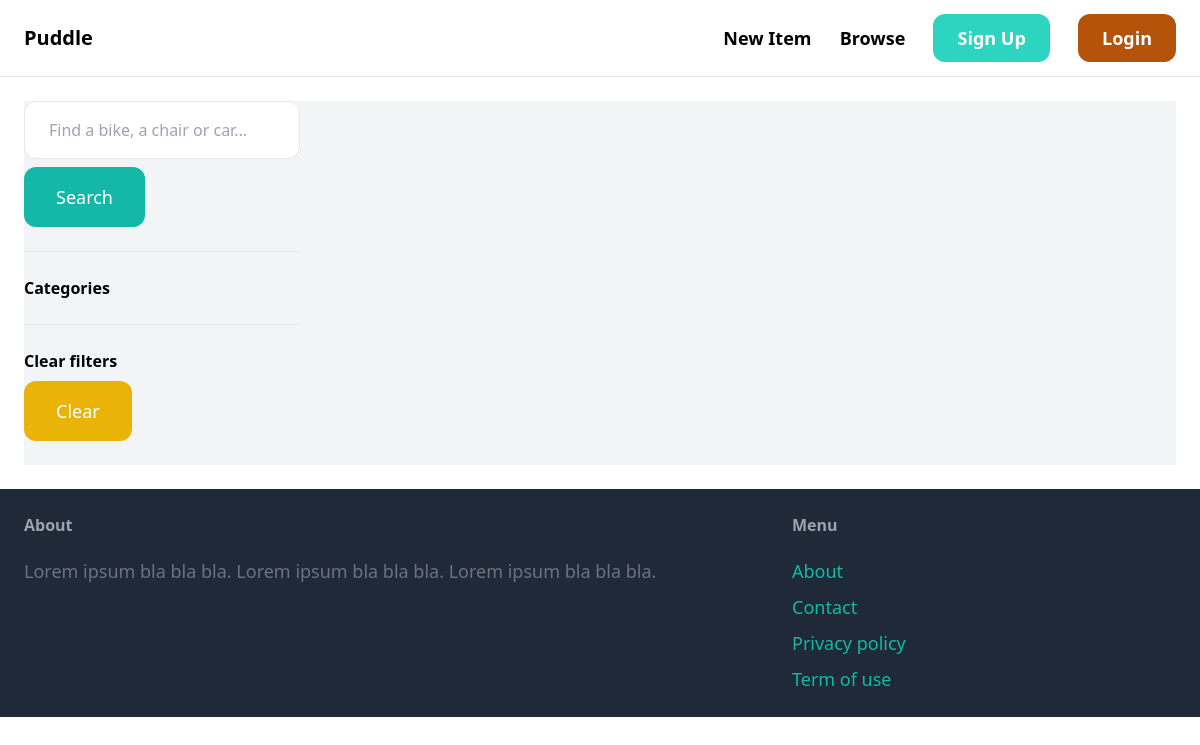
The app's page /items/, older data.
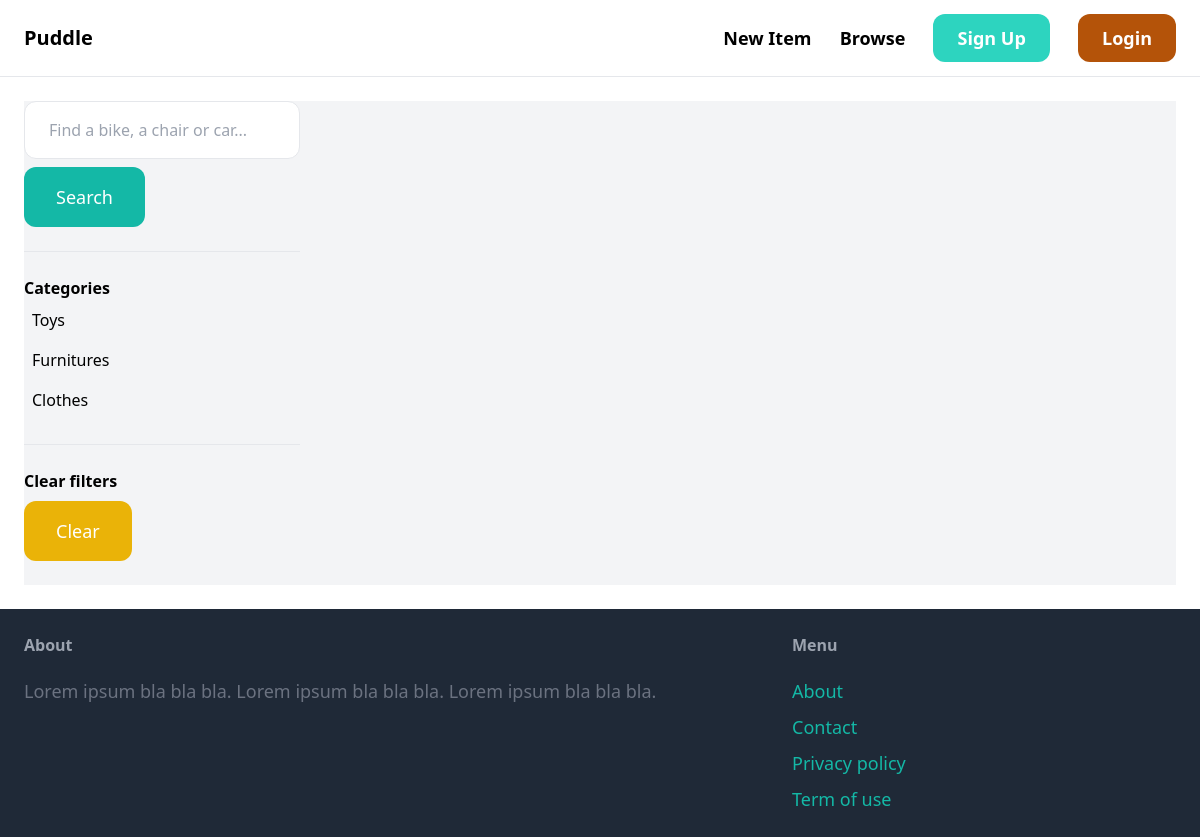
The same page, newer data.
### item/models.py (models this page shows, shortened)
class Category(models.Model):
    name = models.CharField(max_length=255)
    class Meta:
        verbose_name_plural = "Categories"

### item/views.py (the view)
# urls.py: path('', views.items, name='items'),
def items(request):
    query = request.GET.get('query', '')
    category_id = request.GET.get('category', 0)
    categories = Category.objects.all()
    items = Item.objects.filter(is_sold=False)
    if category_id:
        items = items.filter(category_id=category_id)
    if query:
        items = items.filter(Q(name__icontains=query) | Q(description__icontains=query))
    return render(request, 'item/items.html', {
        'items': items,
        'query': query,
        'categories': categories,
        'category_id': int(category_id)
    })

### item/templates/item/items.html (shortened to what this page needs)
{% extends 'core/base.html' %}
{% block content %}
    <div class="pb-6 grid grid-cols-4 gap-4 bg-gray-100">
        <div class="col-span-1">
            <form method="get" action="{% url 'item:items' %}">
                <input name="query" class="w-full py-4 px-6 border rounded-xl" type="text" value="{{ query }}" placeholder="Find a bike, a chair or car...">
                <button class="mt-2 py-4 px-8 text-lg bg-teal-500 text-white rounded-xl">Search</button>
            </form>
            <hr class="my-6">
            <p class="font-semibold">Categories</p>
            <ul>
                {% for category in categories %}
                    <li class="py-2 px-2 rounded-xl{% if category.id == category_id %} bg-gray-200{% endif %}">
                        <a href="{% url 'item:items' %}?query={{ query }}&category={{ category.id }}">{{ category.name }}</a>
                    </li>
                {% endfor %}
            </ul>
            <hr class="my-6">
            <p class="font-semibold">Clear filters</p>
            <ul>
                <li><a href="{% url 'item:items' %}" class="mt-2 py-4 px-8 inline-block bg-yellow-500 text-lg rounded-xl text-white">Clear</a>
        </div>
        <div class="col-span-3">
        </div>
    </div>
{% endblock %}

Row changes from the older to the newer data that the page shows:
added Category: name "Toys"
added Category: name "Furnitures"
added Category: name "Clothes"
